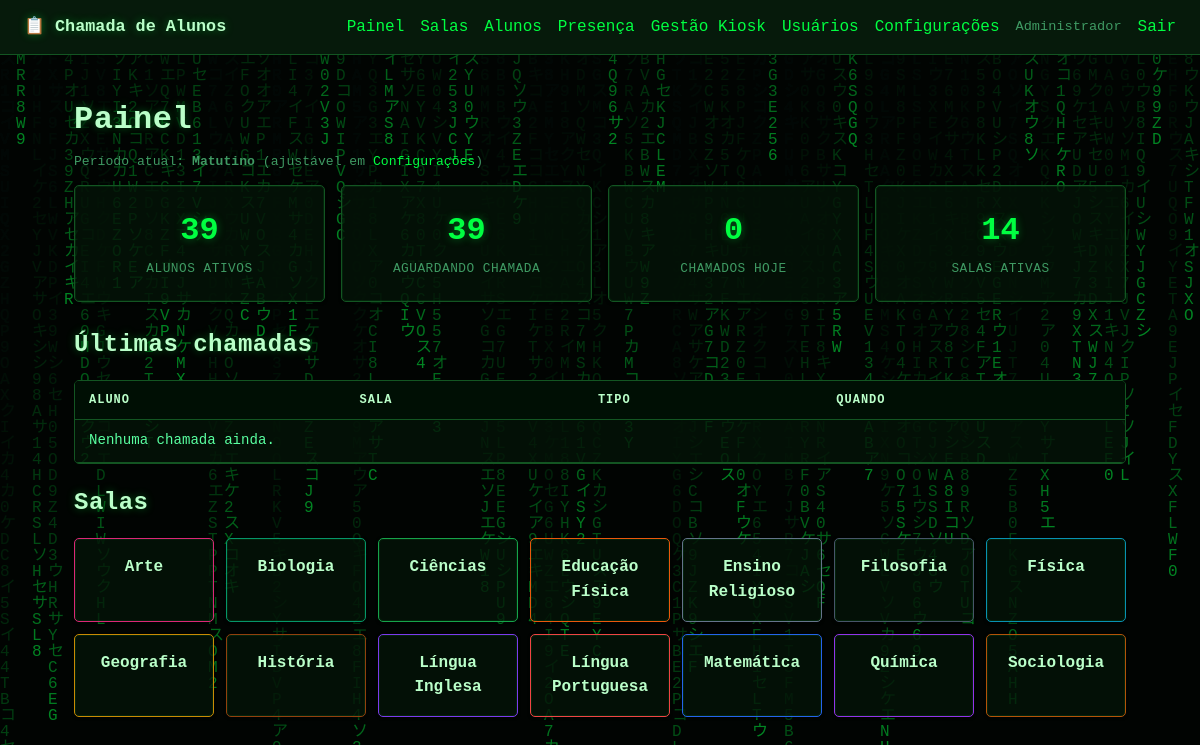
/admin/ (signed in), run on the app's committed database.
### tables this page shows
CREATE TABLE salas (
    id INTEGER PRIMARY KEY AUTOINCREMENT,
    nome TEXT NOT NULL UNIQUE,
    cor TEXT NOT NULL DEFAULT '#2563eb',
    ordem INTEGER NOT NULL DEFAULT 0,
    ativa INTEGER NOT NULL DEFAULT 1,
    foto TEXT,
    criado_em TEXT NOT NULL DEFAULT (datetime('now', 'localtime'))
);

### routes/admin.py (the view)
@admin_bp.route("/")
@login_required
def dashboard():
    conn = _conn()
    try:
        stats = services.estatisticas_dashboard(conn)
        ultimas = services.ultimos_chamados(conn, limite=5)
        salas = services.listar_salas(conn)
    finally:
        conn.close()
    return render_template("admin/dashboard.html", stats=stats, ultimas=ultimas, salas=salas)

### database/models.py (called while the page is built)
def get_db(database_path):
    conn = sqlite3.connect(database_path)
    conn.row_factory = sqlite3.Row
    conn.execute("PRAGMA foreign_keys = ON")
    return conn

### database/services.py (called while the page is built)
def buscar_usuario_por_id(conn, usuario_id):
    return conn.execute(
        "SELECT * FROM usuarios WHERE id = ?", (usuario_id,)
    ).fetchone()

def listar_salas(conn, apenas_ativas=False):
    sql = "SELECT * FROM salas"
    if apenas_ativas:
        sql += " WHERE ativa = 1"
    sql += " ORDER BY ordem, nome COLLATE NOCASE"
    return conn.execute(sql).fetchall()

def _janela_periodo(conn, quando=None):
    quando = quando or datetime.datetime.now()
    hora_corte_texto = obter_config(conn, "hora_corte_periodo", "13:00") or "13:00"
    try:
        hora, minuto = (int(parte) for parte in hora_corte_texto.split(":", 1))
    except (ValueError, AttributeError):
        hora, minuto = 13, 0
    corte = quando.replace(hour=hora, minute=minuto, second=0, microsecond=0)
    inicio_dia = quando.replace(hour=0, minute=0, second=0, microsecond=0)
    fim_dia = inicio_dia + datetime.timedelta(days=1)
    if quando < corte:
        periodo, inicio, fim = "matutino", inicio_dia, corte
    else:
        periodo, inicio, fim = "vespertino", corte, fim_dia
    formato = "%Y-%m-%d %H:%M:%S"
    return periodo, inicio.strftime(formato), fim.strftime(formato)

def periodo_atual(conn):
    periodo, _, _ = _janela_periodo(conn)
    return periodo

def ultimos_chamados(conn, limite=3):
    return conn.execute(
        "SELECT * FROM chamadas ORDER BY criado_em DESC, id DESC LIMIT ?",
        (limite,),
    ).fetchall()

def obter_config(conn, chave, padrao=None):
    row = conn.execute(
        "SELECT valor FROM configuracoes WHERE chave = ?", (chave,)
    ).fetchone()
    return row["valor"] if row else padrao

### routes/admin.py (called while the page is built)
def _conn():
    return get_db(current_app.config["DATABASE_PATH"])

### routes/auth.py (called while the page is built)
def _usuario_logado_valido():
    usuario_id = session.get("usuario_id")
    if not usuario_id:
        return None
    conn = get_db(current_app.config["DATABASE_PATH"])
    try:
        usuario = services.buscar_usuario_por_id(conn, usuario_id)
    finally:
        conn.close()
    if not usuario or not usuario["ativo"]:
        return None
    return usuario

### templates/admin/dashboard.html (shortened to what this page needs)
{% extends "base.html" %}
{% block conteudo %}
<h1>Painel</h1>
<p class="texto-ajuda" style="margin-top:-10px;">
    Período atual: <strong>{{ 'Matutino' if stats.periodo_atual == 'matutino' else 'Vespertino' }}</strong>
    (ajustável em <a href="{{ url_for('admin.configuracoes') }}">Configurações</a>)
</p>
<div class="grade-cartoes">
    <div class="cartao-estatistica">
        <span class="numero">{{ stats.total_alunos }}</span>
        <span class="rotulo">Alunos ativos</span>
    </div>
    <div class="cartao-estatistica">
        <span class="numero">{{ stats.aguardando }}</span>
        <span class="rotulo">Aguardando chamada</span>
    </div>
    <div class="cartao-estatistica">
        <span class="numero">{{ stats.chamados_hoje }}</span>
        <span class="rotulo">Chamados hoje</span>
    </div>
    <div class="cartao-estatistica">
        <span class="numero">{{ stats.total_salas }}</span>
        <span class="rotulo">Salas ativas</span>
    </div>
</div>
<h2>Últimas chamadas</h2>
<div class="tabela-wrap">
<table class="tabela">
    <thead>
        <tr><th>Aluno</th><th>Sala</th><th>Tipo</th><th>Quando</th></tr>
    </thead>
    <tbody>
        {% for c in ultimas %}
        <tr>
            <td>{{ c['aluno_nome'] }}</td>
            <td>{{ c['sala_nome'] or '—' }}</td>
            <td>{{ c['tipo'] }}</td>
            <td>{{ c['criado_em'] }}</td>
        </tr>
        {% else %}
        <tr><td colspan="4">Nenhuma chamada ainda.</td></tr>
        {% endfor %}
    </tbody>
</table>
</div>
<h2>Salas</h2>
<div class="grade-salas">
    {% for sala in salas %}
    <a href="{{ url_for('screen.tela_sala', sala_id=sala['id']) }}" target="_blank"
       class="cartao-sala" style="border-color: {{ sala['cor'] }};">
        {{ sala['nome'] }}
    </a>
    {% else %}
    <p>Nenhuma sala cadastrada ainda. <a href="{{ url_for('admin.salas_nova') }}">Cadastrar sala</a></p>
    {% endfor %}
</div>
{% endblock %}

### templates/base.html (shortened to what this page needs)
<!DOCTYPE html>
<html lang="pt-br">
<head>
<link rel="stylesheet" href="{{ url_for('static', filename='css/style.css') }}">
</head>
<body class="{% block body_class %}{% endblock %}">
{% block conteudo_completo %}
<header class="topo">
    <a href="{{ url_for('home') }}" class="topo-logo">📋 Chamada de Alunos</a>
    <nav class="topo-nav">
        {% if session.get('usuario_id') %}
            <a href="{{ url_for('admin.dashboard') }}">Painel</a>
            <a href="{{ url_for('admin.salas') }}">Salas</a>
            <a href="{{ url_for('admin.alunos') }}">Alunos</a>
            <a href="{{ url_for('presenca.index') }}">Presença</a>
            <a href="{{ url_for('kiosk.gestao') }}">Gestão Kiosk</a>
            {% if session.get('usuario_perfil') == 'administrador' %}
                <a href="{{ url_for('admin.usuarios') }}">Usuários</a>
                <a href="{{ url_for('admin.configuracoes') }}">Configurações</a>
            {% endif %}
            <span class="topo-usuario">{{ session.get('usuario_nome') }}</span>
            <a href="{{ url_for('auth.logout') }}">Sair</a>
        {% else %}
            <a href="{{ url_for('kiosk.fila') }}">Kiosk</a>
            <a href="{{ url_for('screen.selecionar') }}">TV</a>
            <a href="{{ url_for('auth.login') }}">Entrar</a>
        {% endif %}
    </nav>
</header>
<main class="conteudo">
    {% block conteudo %}{% endblock %}
</main>
{% endblock %}
</body>
</html>

### static/css/style.css (style rules this page uses)
:root { --cor-primaria: #00ff41; --cor-primaria-escura: #00cc34; --cor-fundo: #030905; --cor-cartao: rgba(4, 20, 8, 0.82); --cor-cartao-solida: #061a0b; --cor-texto: #59ffa0; --cor-texto-forte: #baffc9; --cor-texto-suave: #3f9a63; --cor-borda: #135522; --cor-sucesso: #00ff41; --cor-erro: #ff4d4d; --cor-aviso: #ffd400; --raio: 5px; --brilho: 0 0 8px rgba(0, 255, 65, 0.35); --brilho-forte: 0 0 14px rgba(0, 255, 65, 0.55); --sombra: 0 1px 3px rgba(0, 0, 0, 0.6), 0 0 0 1px rgba(0, 255, 65, 0.08) inset; --fonte: "Courier New", ui-monospace, "Cascadia Code", Consolas, Menlo, monospace; }
* { box-sizing: border-box; }
html, body { overflow-x: hidden; width: 100%; }
body { margin: 0; font-family: var(--fonte); background: var(--cor-fundo); color: var(--cor-texto); line-height: 1.55; min-height: 100vh; position: relative; }
h1, h2, h3 { line-height: 1.25; color: var(--cor-texto-forte); text-shadow: var(--brilho); letter-spacing: 0.5px; }
a { color: var(--cor-primaria); text-decoration: none; }
.topo, .conteudo, .kiosk-topo, .kiosk-alerta, .kiosk-corpo, .screen-topo, .screen-corpo, .screen-selecionar-corpo { position: relative; z-index: 1; }
.topo { display: flex; align-items: center; justify-content: space-between; background: var(--cor-cartao-solida); padding: 14px 24px; border-bottom: 1px solid var(--cor-borda); flex-wrap: wrap; gap: 12px; }
.topo-logo { font-weight: 700; font-size: 1.05rem; color: var(--cor-texto-forte); text-shadow: var(--brilho); }
.topo-nav { display: flex; align-items: center; gap: 16px; flex-wrap: wrap; }
.topo-usuario { color: var(--cor-texto-suave); font-size: 0.85rem; }
.conteudo { max-width: 1100px; margin: 0 auto; padding: 24px; }
.tabela-wrap { width: 100%; overflow-x: auto; -webkit-overflow-scrolling: touch; border-radius: var(--raio); margin-bottom: 24px; border: 1px solid var(--cor-borda); }
.tabela { width: 100%; border-collapse: collapse; background: var(--cor-cartao); min-width: 560px; }
.tabela th, .tabela td { padding: 10px 14px; text-align: left; border-bottom: 1px solid var(--cor-borda); font-size: 0.88rem; white-space: nowrap; }
.tabela td:nth-child(1), .tabela th:nth-child(1) { white-space: normal; }
.tabela th { background: #000f04; font-weight: 700; color: var(--cor-texto-forte); text-transform: uppercase; font-size: 0.75rem; letter-spacing: 1px; }
.texto-ajuda { color: var(--cor-texto-suave); font-size: 0.82rem; margin-top: 14px; }
.grade-cartoes { display: grid; grid-template-columns: repeat(auto-fit, minmax(150px, 1fr)); gap: 16px; margin-bottom: 28px; }
.cartao-estatistica { background: var(--cor-cartao); border-radius: var(--raio); border: 1px solid var(--cor-borda); box-shadow: var(--sombra); padding: 20px; text-align: center; }
.cartao-estatistica .numero { display: block; font-size: clamp(1.6rem, 6vw, 2rem); font-weight: 700; color: var(--cor-primaria); text-shadow: var(--brilho); }
.cartao-estatistica .rotulo { color: var(--cor-texto-suave); font-size: 0.8rem; text-transform: uppercase; letter-spacing: 0.5px; }
.grade-salas { display: grid; grid-template-columns: repeat(auto-fill, minmax(140px, 1fr)); gap: 12px; margin-bottom: 24px; }
.cartao-sala { background: var(--cor-cartao); border: 1px solid var(--cor-borda); border-radius: var(--raio); padding: 16px; text-align: center; font-weight: 600; box-shadow: var(--sombra); cursor: pointer; color: var(--cor-texto-forte); font-family: var(--fonte); }

### data on the page
salas: nome "Arte"
salas: nome "Biologia"
salas: nome "Ciências"
salas: nome "Educação Física"
salas: nome "Ensino Religioso"
salas: nome "Filosofia"
salas: nome "Física"
salas: nome "Geografia"
salas: nome "História"
salas: nome "Língua Inglesa"
salas: nome "Língua Portuguesa"
salas: nome "Matemática"
salas: nome "Química"
salas: nome "Sociologia"

### other printed values
{{ session.get('usuario_nome') }} "Administrador"
{{ 'Matutino' if stats.periodo_atual == 'matutino' else 'Vespertino' }} "Matutino"
{{ stats.total_alunos }} "39"
{{ stats.aguardando }} "39"
{{ stats.chamados_hoje }} "0"
{{ stats.total_salas }} "14"
